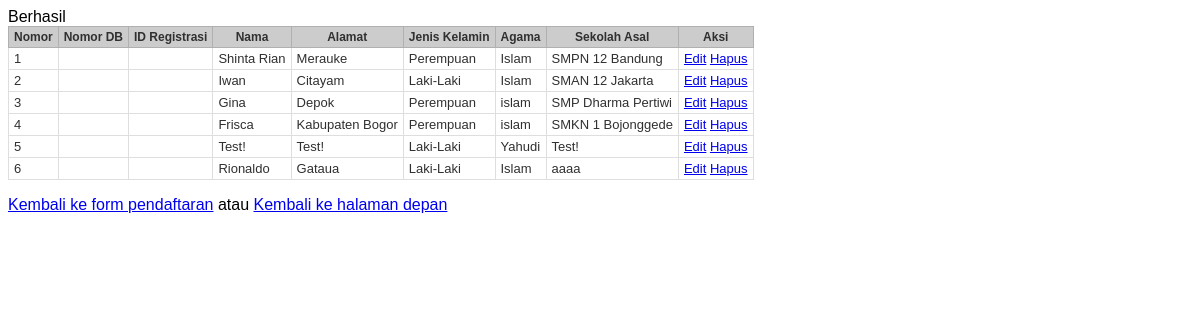
Page /output.php on the committed database.
### tables this page shows
CREATE TABLE `siswa_baru` (
  `no` int(10) NOT NULL,
  `nama` varchar(50) NOT NULL,
  `alamat` varchar(100) NOT NULL,
  `jeniskelamin` varchar(10) NOT NULL,
  `agama` varchar(10) NOT NULL,
  `sekolahasal` varchar(20) NOT NULL
);

### output.php (the view, shortened to what this page needs)
<!DOCTYPE html>
<html lang="en">
<head>
</head>
<body>
    <?php
    $db_host = 'localhost';
    $db_user = 'root';
    $db_pass = '';
    $db_name = 'pendaftaran_siswa_baru';
    $conn = mysqli_connect($db_host, $db_user, $db_pass, $db_name);
    ?>
    <table>
        <thead>
            <tr>
                <th>Nomor</th>
                <th>Nomor DB</th>
                <th>ID Registrasi</th>
                <th>Nama</th>
                <th>Alamat</th>
                <th>Jenis Kelamin</th>
                <th>Agama</th>
                <th>Sekolah Asal</th>
                <th>Aksi</th>
            </tr>
        </thead>
        <tbody>
        <?php
            $sql = 'SELECT * FROM siswa_baru';
            $query = mysqli_query($conn, $sql);
            $no=1;
            while ($row = mysqli_fetch_array($query))
            {
                echo '<tr>
                        <td>'.$no.'</td>
                        <td>'.$row['nomor'].'</td>
                        <td>'.$row['id_daftar'].'</td>
                        <td>'.$row['nama'].'</td>
                        <td>'.$row['alamat'].'</td>
                        <td>'.$row['jeniskelamin'].'</td>
                        <td>'.$row['agama'].'</td>
                        <td>'.$row['sekolahasal'].'</td>
                        <td>
                            <a href=edit.php?id_daftar='.$row['id_daftar'].' class="tombol">Edit</a>
			                <a href=delete.php?id_daftar='.$row['id_daftar'].' class="tombol">Hapus</a>
                        </td>
                    </tr>';
                $no++;
            }
        ?>
        </tbody>
    </table>
    <p><a href="pendaftaran.php">Kembali ke form pendaftaran</a> atau <a href="index.php">Kembali ke halaman depan</a></p>
</body>
</html>

### output.php (style rules this page uses)
body { font-family:tahoma, arial }
table { border-collapse: collapse }
th, td { font-size: 13px; border: 1px solid #DEDEDE; padding: 3px 5px; color: #303030 }
th { background: #CCCCCC; font-size: 12px; border-color:#B0B0B0 }

### rows in the picture
siswa_baru: nama "Shinta Rian", alamat "Merauke", jeniskelamin "Perempuan", agama "Islam", sekolahasal "SMPN 12 Bandung"
siswa_baru: nama "Iwan", alamat "Citayam", jeniskelamin "Laki-Laki", agama "Islam", sekolahasal "SMAN 12 Jakarta"
siswa_baru: nama "Gina", alamat "Depok", jeniskelamin "Perempuan", agama "islam", sekolahasal "SMP Dharma Pertiwi"
siswa_baru: nama "Frisca", alamat "Kabupaten Bogor", jeniskelamin "Perempuan", agama "islam", sekolahasal "SMKN 1 Bojonggede"
siswa_baru: nama "Test!", alamat "Test!", jeniskelamin "Laki-Laki", agama "Yahudi", sekolahasal "Test!"
siswa_baru: nama "Rionaldo", alamat "Gataua", jeniskelamin "Laki-Laki", agama "Islam", sekolahasal "aaaa"
